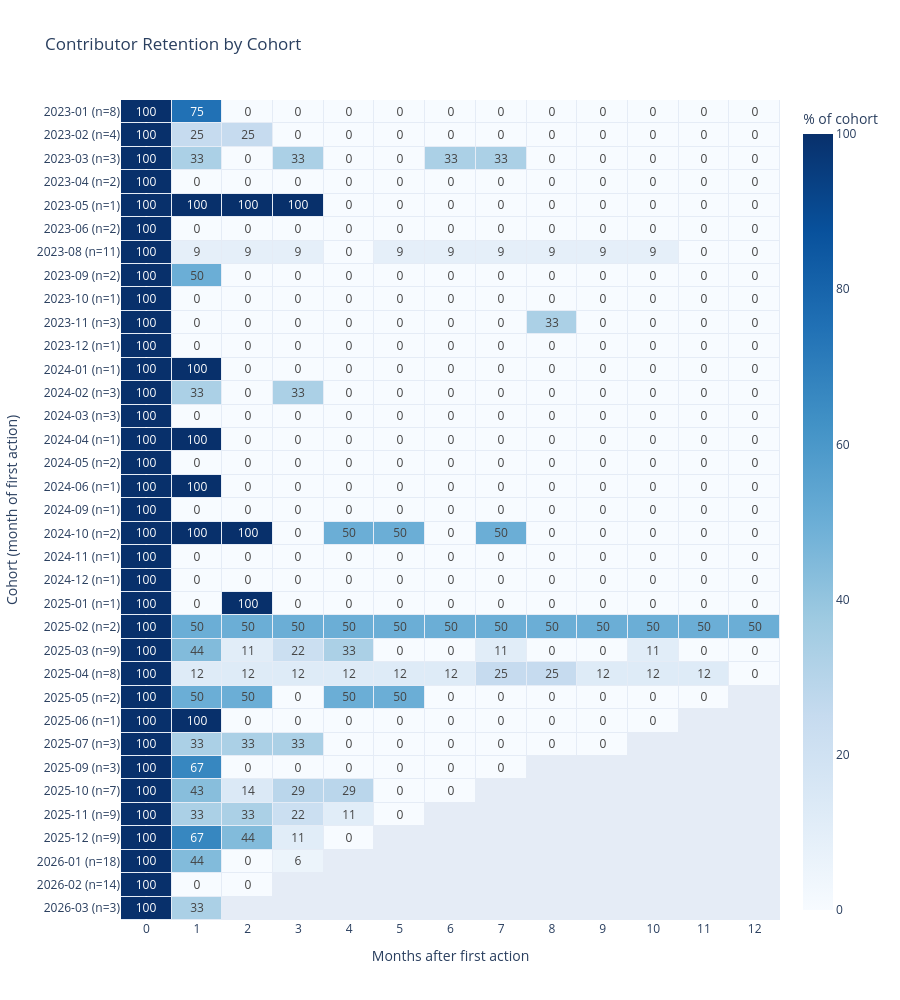

This figure's notebook cell:
### Markdown cell above
### Plots

The chart uses the filtered data from above.

## Contributor Retention by Cohort

Each row is a cohort. Each box shows the % of that cohort that was active again N months after their first action. Empty boxes are months that have not happened yet.

### Code cell
# One label per cohort, and a chart tall enough to show every row
row_labels = [f"{c} (n={cohort_size[c]})" for c in df_plot.index]

fig = go.Figure(
    go.Heatmap(
        z=df_plot.values,
        x=[int(c) for c in df_plot.columns],
        y=row_labels,
        xgap=1,
        ygap=1,
        zmin=0,
        zmax=100,
        colorscale="Blues",
        colorbar=dict(title="% of cohort"),
        text=[["" if pd.isna(v) else f"{v:.0f}" for v in row] for row in df_plot.values],
        texttemplate="%{text}",
        hovertemplate="Cohort %{y}<br>Months after first action: %{x}<br>Active: %{z:.1f}%<extra></extra>",
    )
)
fig.update_layout(
    title="Contributor Retention by Cohort",
    xaxis_title="Months after first action",
    yaxis_title="Cohort (month of first action)",
    xaxis=dict(dtick=1, showgrid=False),
    yaxis=dict(type="category", autorange="reversed", tickmode="array", tickvals=row_labels, showgrid=False),
    height=max(400, 24 * len(row_labels) + 160),
    font=dict(size=12),
)
fig.show()

### Figure 1 — Plotly figure (JSON) as saved in the notebook; plotly's stock layout.template omitted (floating-point values rounded to 4 significant figures; data arrays with more than 128 entries replaced by an {"elided": "..."} marker saying what was removed)
{"data": [{"colorbar": {"title": {"text": "% of cohort"}}, "colorscale": [[0, "rgb(247,251,255)"], [0.125, "rgb(222,235,247)"], [0.25, "rgb(198,219,239)"], [0.375, "rgb(158,202,225)"], [0.5, "rgb(107,174,214)"], [0.625, "rgb(66,146,198)"], [0.75, "rgb(33,113,181)"], [0.875, "rgb(8,81,156)"], [1, "rgb(8,48,107)"]], "hovertemplate": "Cohort %{y}<br>Months after first action: %{x}<br>Active: %{z:.1f}%<extra></extra>", "text": {"elided": "35x13 str values"}, "texttemplate": "%{text}", "type": "heatmap", "x": [0, 1, 2, 3, 4, 5, 6, 7, 8, 9, 10, 11, 12], "xgap": 1, "y": ["2023-01 (n=8)", "2023-02 (n=4)", "2023-03 (n=3)", "2023-04 (n=2)", "2023-05 (n=1)", "2023-06 (n=2)", "2023-08 (n=11)", "2023-09 (n=2)", "2023-10 (n=1)", "2023-11 (n=3)", "2023-12 (n=1)", "2024-01 (n=1)", "2024-02 (n=3)", "2024-03 (n=3)", "2024-04 (n=1)", "2024-05 (n=2)", "2024-06 (n=1)", "2024-09 (n=1)", "2024-10 (n=2)", "2024-11 (n=1)", "2024-12 (n=1)", "2025-01 (n=1)", "2025-02 (n=2)", "2025-03 (n=9)", "2025-04 (n=8)", "2025-05 (n=2)", "2025-06 (n=1)", "2025-07 (n=3)", "2025-09 (n=3)", "2025-10 (n=7)", "2025-11 (n=9)", "2025-12 (n=9)", "2026-01 (n=18)", "2026-02 (n=14)", "2026-03 (n=3)"], "ygap": 1, "z": {"elided": "35x13 float values"}, "zmax": 100, "zmin": 0}], "layout": {"font": {"size": 12}, "height": 1000, "title": {"text": "Contributor Retention by Cohort"}, "xaxis": {"dtick": 1, "showgrid": false, "title": {"text": "Months after first action"}}, "yaxis": {"autorange": "reversed", "showgrid": false, "tickmode": "array", "tickvals": ["2023-01 (n=8)", "2023-02 (n=4)", "2023-03 (n=3)", "2023-04 (n=2)", "2023-05 (n=1)", "2023-06 (n=2)", "2023-08 (n=11)", "2023-09 (n=2)", "2023-10 (n=1)", "2023-11 (n=3)", "2023-12 (n=1)", "2024-01 (n=1)", "2024-02 (n=3)", "2024-03 (n=3)", "2024-04 (n=1)", "2024-05 (n=2)", "2024-06 (n=1)", "2024-09 (n=1)", "2024-10 (n=2)", "2024-11 (n=1)", "2024-12 (n=1)", "2025-01 (n=1)", "2025-02 (n=2)", "2025-03 (n=9)", "2025-04 (n=8)", "2025-05 (n=2)", "2025-06 (n=1)", "2025-07 (n=3)", "2025-09 (n=3)", "2025-10 (n=7)", "2025-11 (n=9)", "2025-12 (n=9)", "2026-01 (n=18)", "2026-02 (n=14)", "2026-03 (n=3)"], "title": {"text": "Cohort (month of first action)"}, "type": "category"}}}
